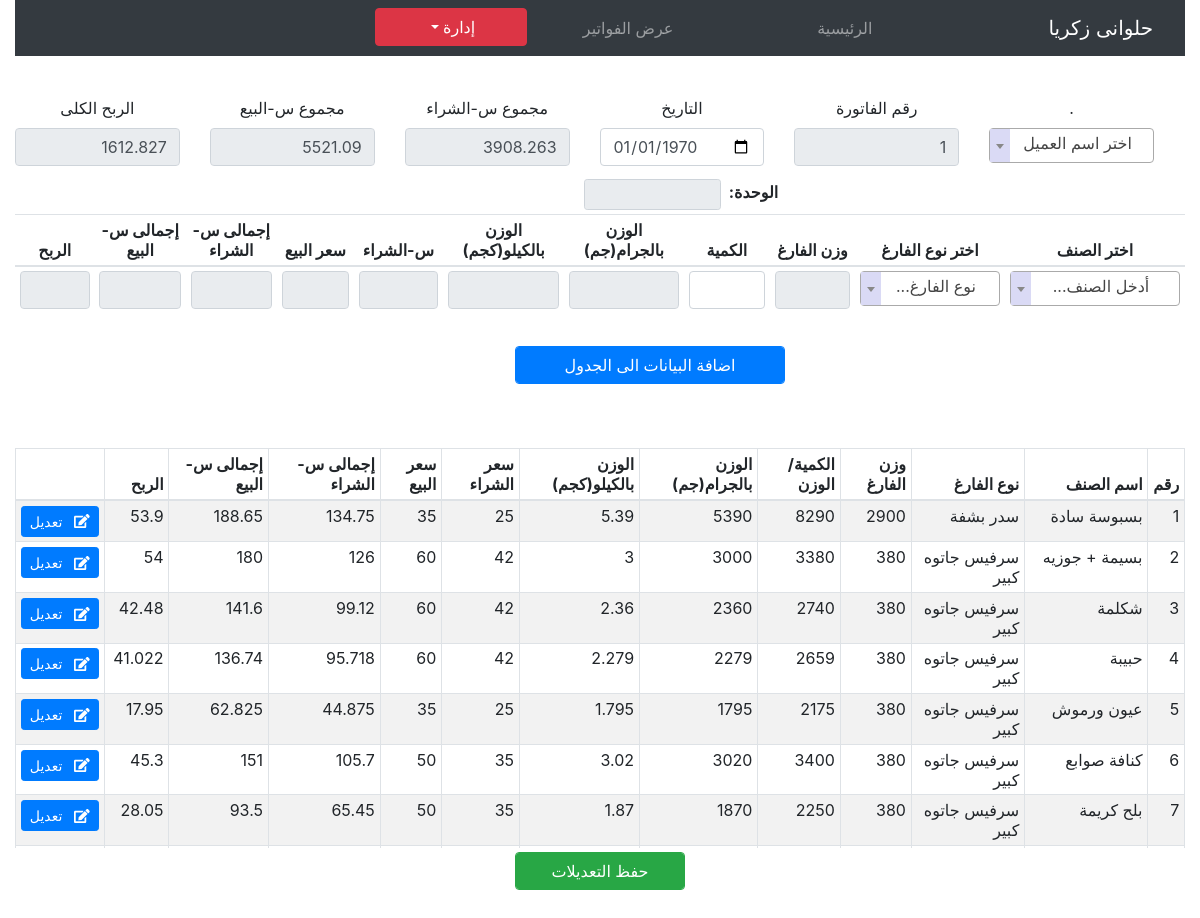
Page /update.php?id=1 on the committed database.
### tables this page shows
CREATE TABLE `invoice` (
  `id` int(11) NOT NULL,
  `invoice_no` int(11) NOT NULL,
  `no` int(11) NOT NULL,
  `cat_name` varchar(100) NOT NULL,
  `empty_name` varchar(100) NOT NULL,
  `empty_value` varchar(100) NOT NULL,
  `cat_weight` varchar(100) NOT NULL,
  `Unit` varchar(255) NOT NULL,
  `gm_weight` varchar(100) NOT NULL,
  `net_weight` varchar(100) NOT NULL,
  `cat_price_dis` varchar(100) NOT NULL,
  `cat_price_def` varchar(100) NOT NULL,
  `total_purchase` varchar(100) NOT NULL,
  `total_sale` varchar(255) NOT NULL,
  `profit` varchar(100) NOT NULL
);

### update.php (the view, shortened to what this page needs)
<?php
include "db.php";
$id = $_GET['id'];
$date = date('Y-m-d',strtotime($_GET['date']));
?>
<?php include 'header.php' ?>
<div class="row mt-3 mr-3">
    <div class="col-2 col-md-2 mt-4  col-sm-2 text-center ">
        <label class="hide" for="client_sel">.</label>
    </div>
    <div class="col-2 col-md-2 mt-4 col-sm-2 text-center ">
        <label class="" for="invoice_no">رقم الفاتورة</label>
        <input class="form-control" type="text" value="<?= $id ?>" id="invoice_no" readonly>
    </div>
    <div class="col-2 col-md-2 mt-4 text-center">
        <label class="" for="date">التاريخ</label>
        <input class="form-control" value="<?=$date?>" type="date" id="date">
    </div>
    <div class="col-2 mt-4 col-md-2 text-center">
        <label class="" for="sum_purchase"> مجموع س-الشراء</label>
        <input class="form-control" type="text" id="sum_purchase" readonly>
    </div>
    <div class="col-2 mt-4 col-md-2 text-center">
        <label class="" for="sum_sale"> مجموع س-البيع</label>
        <input class="form-control" type="text" id="sum_sale" readonly>
    </div>
    <div class="col-2 mt-4 col-md-2 text-center">
        <label class="" for="net_profit">الربح الكلى</label>
        <input class="form-control" type="text" id="net_profit" readonly>
    </div>
</div>
<form id="frm" action="update.php" method="post">
    <table class="table-sm table  text-center" cellpadding="0" cellspacing="0" id="table3">
        <thead>
        <tr>
            <th>اختر الصنف</th>
            <th>اختر نوع الفارغ</th>
            <th>وزن الفارغ</th>
            <th>الكمية</th>
            <th>الوزن بالجرام(جم)</th>
            <th>الوزن بالكيلو(كجم)</th>
            <th> س-الشراء</th>
            <th>سعر البيع</th>
            <th>إجمالى س-الشراء</th>
            <th>إجمالى س-البيع</th>
            <th>الربح</th>
        </tr>
        </thead>
        <tbody>
        <tr>
            <td style="width: 180px"></td>
            <td style="width: 150px;"></td>
            <td><input class="form-control" type="text" id="empty_value" name="empty_value" readonly value=""></td>
            <td><label for="unit" id="unit-l">الوحدة:</label>
                <input type="text" class="form-control form-control-sm " id="unit" tabindex="-1" value="" readonly>
                <input class="form-control" type="text" id="cat_weight" name="cat_weight" value=""></td>
            <td><input class="form-control" type="text" id="gm_weight" name="gm_weight" readonly value=""></td>
            <td><input class="form-control" type="text" id="net_weight" readonly value=""></td>
            <td><input class="form-control" type="text" id="cat_price_dis" readonly></td>
            <td><input class="form-control" type="text" id="cat_price_def" readonly></td>
            <td><input class="form-control" type="text" id="total_purchace" readonly></td>
            <td><input class="form-control" type="text" id="total_sale" readonly></td>
            <td><input class="form-control" type="text" id="profit" readonly></td>
        </tr>
        </tbody>
    </table>
</form>
<div class="row">
    <div class="col-4 col-md-4"></div>
    <div class="col-2 col-md-3 col-sm-3 mt-3">
        <form action="update.php" method="post">
            <input type="button" class="form-control btn btn-primary" value="اضافة البيانات الى الجدول" name="submit"
                   id="submit">
        </form>
    </div>
</div>
<div class="row mt-5">
    <div class="col-12 col-md-12" style="overflow-y: scroll;overflow-x: hidden;height: 400px">
        <form class="" action="update.php" method="POST">
            <table class="table table-bordered table-striped overflow-auto table-sm" id="table1">
                <thead>
                <tr>
                    <th class="">رقم</th>
                    <th>اسم الصنف</th>
                    <th>نوع الفارغ</th>
                    <th>وزن الفارغ</th>
                    <th>الكمية/الوزن</th>
                    <th>الوزن بالجرام(جم)</th>
                    <th>الوزن بالكيلو(كجم)</th>
                    <th>سعر الشراء</th>
                    <th>سعر البيع</th>
                    <th>إجمالى س-الشراء</th>
                    <th>إجمالى س-البيع</th>
                    <th>الربح</th>
                </tr>
                </thead>
                <tbody style="">
                <?php
                if (isset($_GET['id'])) {
                    $id = $_GET['id'];
                    $sql = "SELECT * FROM invoice where invoice_no='$id'";
                    $result = mysqli_query($conn, $sql);
                    while ($rows = mysqli_fetch_assoc($result)) {
                        echo "<tr class='record'>
                               <td class='no'></td>
                               <td class='cat_name'>$rows[cat_name]</td>
                               <td class='empty'>$rows[empty_name]</td>
                               <td class='empty_value'>$rows[empty_value]</td>
                               <td class='cat_weight'>$rows[cat_weight]</td>
                               <td class='gm_weight'>$rows[gm_weight]</td>
                               <td class='net_weight'>$rows[net_weight]</td>
                               <td class='cat_price_dis'>$rows[cat_price_dis]</td>
                               <td class='cat_price_def'>$rows[cat_price_def]</td>
                               <td id='sum_t' class='total_p sum_t'>$rows[total_purchase]</td>
                               <td id='sum_s' class='total_s sum_s'>$rows[total_sale]</td>
                               <td id='sum_p' class='profit sum_p'>$rows[profit]</td>
                              </tr>";
                    }
                }
                ?>
                </tbody>
            </table>
        </form>
    </div>
</div>
<div class="row">
    <div class="col-2 col-md-2 mt-1">
        <input type="button" class="form-control btn btn-success" value="حفظ التعديلات" name="send" id="update">
    </div>
</div>
</div>
</body>
</html>

### css/style.css (style rules this page uses)
#unit { position: absolute; top: 179px; right: 479px; width: 137px; }
#unit-l { position: absolute; top: 182px; right: 375px; width: 143px; font-weight: bold; }

### rows in the picture
invoice: empty_value "2900", cat_weight "8290", gm_weight "5390", net_weight "5.39", cat_price_dis "25", cat_price_def "35", total_purchase "134.75", total_sale "188.65", profit "53.9"
invoice: empty_value "380", cat_weight "3380", gm_weight "3000", net_weight "3", cat_price_dis "42", cat_price_def "60", total_purchase "126", total_sale "180", profit "54"
invoice: empty_value "380", cat_weight "2740", gm_weight "2360", net_weight "2.36", cat_price_dis "42", cat_price_def "60", total_purchase "99.12", total_sale "141.6", profit "42.48"
invoice: empty_value "380", cat_weight "2659", gm_weight "2279", net_weight "2.279", cat_price_dis "42", cat_price_def "60", total_purchase "95.718", total_sale "136.74", profit "41.022"
invoice: empty_value "380", cat_weight "2175", gm_weight "1795", net_weight "1.795", cat_price_dis "25", cat_price_def "35", total_purchase "44.875", total_sale "62.825", profit "17.95"
invoice: empty_value "380", cat_weight "3400", gm_weight "3020", net_weight "3.02", cat_price_dis "35", cat_price_def "50", total_purchase "105.7", total_sale "151", profit "45.3"
invoice: empty_value "380", cat_weight "2250", gm_weight "1870", net_weight "1.87", cat_price_dis "35", cat_price_def "50", total_purchase "65.45", total_sale "93.5", profit "28.05"
